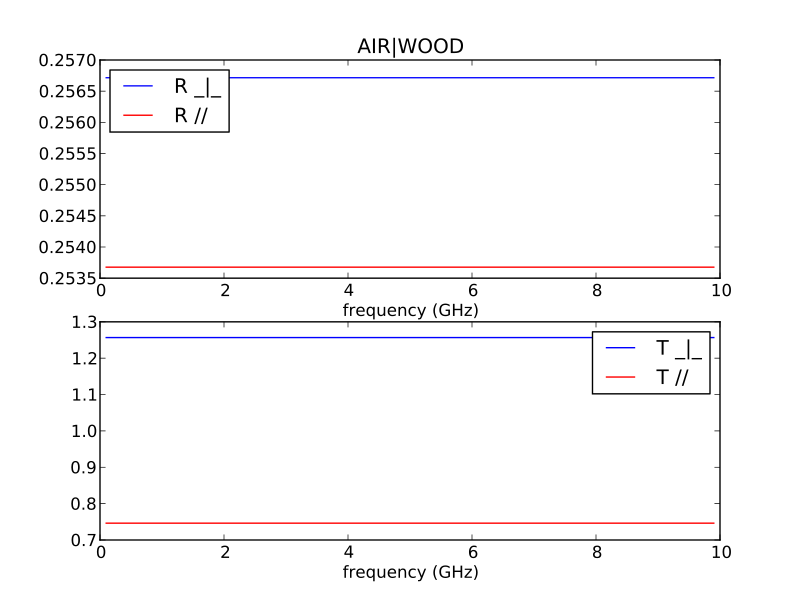

Source code (Python):
from pylayers.antprop.slab import *
import matplotlib.pylab as plt
import numpy as np
theta = np.arange(0,np.pi/2,0.01)
fGHz  = np.arange(0.1,10,0.2)
sl    = SlabDB('matDB.ini','slabDB.ini')
mat   = sl.mat
lmat  = [mat['AIR'],mat['WOOD']]
II    = MatInterface(lmat,0,fGHz,theta)
II.RT()
fig = plt.figure()
II.plotwrtf(10)
plt.show()
